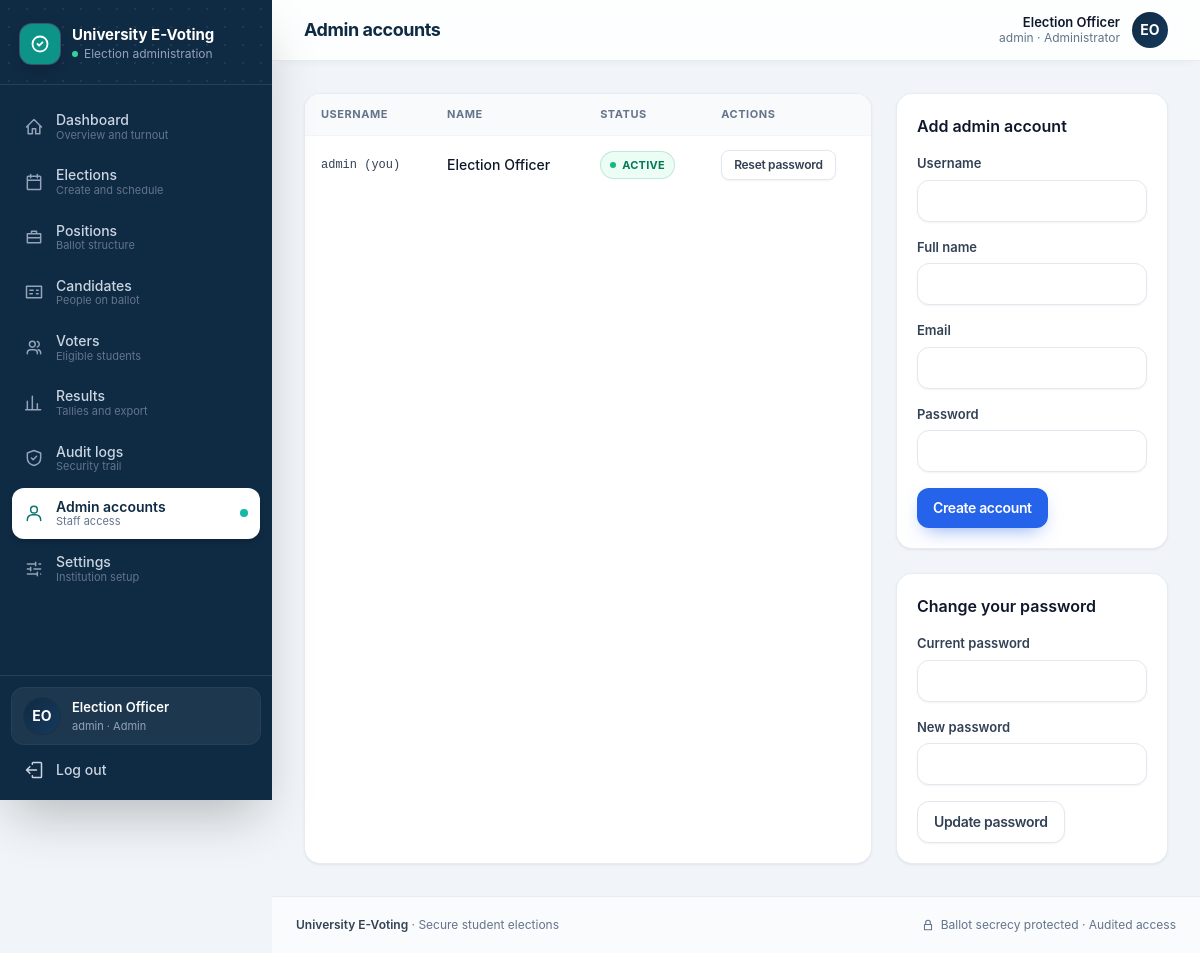
The page /admin/users.php (signed in) on the database its author committed.
### tables this page shows
CREATE TABLE settings (
        name TEXT PRIMARY KEY,
        val TEXT NOT NULL
    );

CREATE TABLE users (
        id INTEGER PRIMARY KEY AUTOINCREMENT,
        student_id TEXT NOT NULL UNIQUE,
        name TEXT NOT NULL,
        email TEXT,
        department TEXT,
        password TEXT NOT NULL,
        role TEXT NOT NULL DEFAULT 'student' CHECK (role IN ('admin','student')),
        status TEXT NOT NULL DEFAULT 'active' CHECK (status IN ('active','inactive')),
        created_at TEXT NOT NULL
    );

### includes/db.php (called while the page is built, shortened)
<?php
function db(): PDO
{
    static $pdo = null;
    if ($pdo instanceof PDO) {
        return $pdo;
    }
    $pdo = new PDO('sqlite:' . DB_PATH, null, null, [
        PDO::ATTR_ERRMODE => PDO::ERRMODE_EXCEPTION,
        PDO::ATTR_DEFAULT_FETCH_MODE => PDO::FETCH_ASSOC,
        PDO::ATTR_EMULATE_PREPARES => false,
    ]);
    $pdo->exec('PRAGMA foreign_keys = ON');
    $pdo->exec('PRAGMA busy_timeout = 5000');
    return $pdo;
}
function db_run(string $sql, array $p = []): PDOStatement
{
    $st = db()->prepare($sql);
    $st->execute($p);
    return $st;
}
function db_all(string $sql, array $p = []): array { return db_run($sql, $p)->fetchAll(); }
function db_one(string $sql, array $p = []): ?array
{
    $r = db_run($sql, $p)->fetch();
    return $r === false ? null : $r;
}
function db_val(string $sql, array $p = []) { return db_run($sql, $p)->fetchColumn(); }

### admin/users.php (the view, shortened to what this page needs)
<?php
require __DIR__ . '/../includes/layout.php';
$u = require_login('admin');
$rows = db_all("SELECT * FROM users WHERE role = 'admin' ORDER BY id");
layout_start('Admin accounts', 'users');
?>
<div class="grid gap-6 lg:grid-cols-3">
  <div class="card overflow-x-auto lg:col-span-2">
    <table class="min-w-full divide-y divide-slate-100">
      <thead class="bg-slate-50"><tr><th class="th">Username</th><th class="th">Name</th><th class="th">Status</th><th class="th">Actions</th></tr></thead>
      <tbody class="divide-y divide-slate-100">
      <?php foreach ($rows as $r): $me = (int) $r['id'] === (int) $u['id']; ?>
        <tr>
          <td class="td font-mono text-xs"><?= e($r['student_id']) ?><?= $me ? ' (you)' : '' ?></td>
          <td class="td font-medium text-slate-900"><?= e($r['name']) ?></td>
          <td class="td"><?= status_badge($r['status']) ?></td>
          <td class="td">
            <?php foreach ([['toggle', $r['status'] === 'active' ? 'Disable' : 'Enable', ''], ['reset', 'Reset password', 'Generate a new password for this account?']] as [$act, $lbl, $cf]):
                if ($me && $act === 'toggle') continue; ?>
              <form method="post" class="inline" <?= $cf ? 'data-confirm="' . e($cf) . '"' : '' ?>>
                <button class="btn btn-outline btn-sm" type="submit"><?= e($lbl) ?></button>
              </form>
            <?php endforeach; ?>
          </td>
        </tr>
      <?php endforeach; ?>
      </tbody>
    </table>
  </div>
  <div class="space-y-6">
    <section class="card p-5">
      <h2 class="mb-4 font-semibold text-slate-900">Add admin account</h2>
      <form method="post" class="space-y-4">
        <div><label class="label" for="a_sid">Username</label><input class="input" id="a_sid" name="student_id" required maxlength="30"></div>
        <div><label class="label" for="a_name">Full name</label><input class="input" id="a_name" name="name" required maxlength="100"></div>
        <div><label class="label" for="a_email">Email</label><input class="input" id="a_email" name="email" type="email" maxlength="150"></div>
        <div><label class="label" for="a_pw">Password</label><input class="input" id="a_pw" name="password" type="password" required minlength="8" autocomplete="new-password"></div>
        <button class="btn btn-primary" type="submit">Create account</button>
      </form>
    </section>
    <section class="card p-5">
      <h2 class="mb-4 font-semibold text-slate-900">Change your password</h2>
      <form method="post" class="space-y-4">
        <div><label class="label" for="c_cur">Current password</label><input class="input" id="c_cur" name="current" type="password" required autocomplete="current-password"></div>
        <div><label class="label" for="c_new">New password</label><input class="input" id="c_new" name="new" type="password" required minlength="8" autocomplete="new-password"></div>
        <button class="btn btn-outline" type="submit">Update password</button>
      </form>
    </section>
  </div>
</div>
<?php layout_end();

### includes/layout.php (shortened to what this page needs)
<?php
require_once __DIR__ . '/bootstrap.php';
function icon(string $n, string $c = 'h-5 w-5'): string
{
    static $p = [
        'home' => 'M3 12l9-9 9 9M5 10v10h5v-6h4v6h5V10',
        'calendar' => 'M8 3v4m8-4v4M4 10h16M5 5h14a1 1 0 011 1v14a1 1 0 01-1 1H5a1 1 0 01-1-1V6a1 1 0 011-1z',
        'briefcase' => 'M4 8h16v11H4zM9 8V5h6v3M4 13h16',
        'id' => 'M3 5h18v14H3zM7 10h4M7 14h3M15 10h2M15 14h2',
        'users' => 'M16 19v-1a4 4 0 00-4-4H8a4 4 0 00-4 4v1M10 11a3.5 3.5 0 100-7 3.5 3.5 0 000 7zM20 19v-1a4 4 0 00-3-3.9M16 4.2a3.5 3.5 0 010 6.6',
        'user' => 'M12 12a4 4 0 100-8 4 4 0 000 8zM4 21v-1a6 6 0 016-6h4a6 6 0 016 6v1',
        'chart' => 'M4 20V10m6 10V4m6 16v-7m4 7H2',
        'shield' => 'M12 3l8 3v6c0 5-3.5 8-8 9-4.5-1-8-4-8-9V6l8-3zM9 12l2 2 4-4',
        'cog' => 'M4 6h10M18 6h2M4 12h4M12 12h8M4 18h12M20 18h0M14 4v4M8 10v4M16 16v4',
        'logout' => 'M15 12H3m0 0l4-4m-4 4l4 4M10 5V4a1 1 0 011-1h9a1 1 0 011 1v16a1 1 0 01-1 1h-9a1 1 0 01-1-1v-1',
        'check' => 'M9 12l2 2 4-4M21 12a9 9 0 11-18 0 9 9 0 0118 0z',
        'lock' => 'M6 11h12v9H6zM8 11V8a4 4 0 118 0v3',
        'menu' => 'M4 6h16M4 12h16M4 18h16',
        'vote' => 'M9 12l2 2 4-4m-8 8h10a2 2 0 002-2V6a2 2 0 00-2-2H7a2 2 0 00-2 2v12a2 2 0 002 2z',
        'spark' => 'M12 3l1.9 4.6L18.5 9.5l-4.6 1.9L12 16l-1.9-4.6L5.5 9.5l4.6-1.9L12 3zM19 15l.9 2.1L22 18l-2.1.9L19 21l-.9-2.1L16 18l2.1-.9L19 15z',
        'clock' => 'M12 21a9 9 0 100-18 9 9 0 000 18zM12 7v5l3 2',
        'alert' => 'M12 9v4m0 4h.01M10.3 3.9L1.8 18a2 2 0 001.7 3h17a2 2 0 001.7-3L13.7 3.9a2 2 0 00-3.4 0z',
        'info' => 'M12 22a10 10 0 100-20 10 10 0 000 20zM12 16v-4m0-4h.01',
    ];
    return '<svg class="' . $c . '" fill="none" viewBox="0 0 24 24" stroke="currentColor" stroke-width="1.8" stroke-linecap="round" stroke-linejoin="round" aria-hidden="true"><path d="' . ($p[$n] ?? '') . '"/></svg>';
}
function nav_items(string $role): array
{
    if ($role === 'admin') {
        return [
            ['admin/dashboard.php', 'Dashboard', 'home', 'dashboard', 'Overview and turnout'],
            ['admin/elections.php', 'Elections', 'calendar', 'elections', 'Create and schedule'],
            ['admin/positions.php', 'Positions', 'briefcase', 'positions', 'Ballot structure'],
            ['admin/candidates.php', 'Candidates', 'id', 'candidates', 'People on ballot'],
            ['admin/voters.php', 'Voters', 'users', 'voters', 'Eligible students'],
            ['admin/results.php', 'Results', 'chart', 'results', 'Tallies and export'],
            ['admin/audit-logs.php', 'Audit logs', 'shield', 'audit', 'Security trail'],
            ['admin/users.php', 'Admin accounts', 'user', 'users', 'Staff access'],
            ['admin/settings.php', 'Settings', 'cog', 'settings', 'Institution setup'],
        ];
    }
    return [
        ['student/dashboard.php', 'Dashboard', 'home', 'dashboard', 'Your voting home'],
        ['student/election.php', 'Elections', 'vote', 'elections', 'Browse and vote'],
        ['student/results.php', 'Results', 'chart', 'results', 'Published tallies'],
        ['student/profile.php', 'Profile', 'user', 'profile', 'Account and password'],
    ];
}
function avatar(string $name, ?string $photo, string $size = 'h-12 w-12'): string
{
    $ini = '';
    foreach (array_slice(preg_split('/\s+/', trim($name)), 0, 2) as $w) {
        $ini .= strtoupper(substr($w, 0, 1));
    }
    return '<span class="' . $size . ' inline-flex shrink-0 items-center justify-center rounded-2xl bg-gradient-to-br from-navy to-navy-light text-sm font-bold text-white shadow-sm ring-1 ring-navy-dark/20">' . e($ini ?: '•') . '</span>';
}
function layout_start(string $title, string $active = '', string $subtitle = ''): void
{
    $u = current_user();
    $inst = setting('institution_name', 'University E-Voting');
    $items = $u ? nav_items($u['role']) : [];
    ?><!DOCTYPE html>
<html lang="en" class="h-full">
<head>
<link rel="stylesheet" href="<?= e(url('assets/css/app.css')) ?>">
</head>
<body class="h-full font-sans text-slate-800 antialiased">
<div class="min-h-full lg:flex">
  <aside id="sidebar" class="fixed inset-y-0 left-0 z-40 flex w-[17rem] -translate-x-full flex-col bg-navy text-slate-300 shadow-2xl transition-transform duration-200 print:hidden lg:sticky lg:top-0 lg:h-screen lg:translate-x-0 lg:shrink-0">
    <div class="relative overflow-hidden border-b border-white/10 px-5 pb-5 pt-6">
      <div class="bg-dots-white pointer-events-none absolute inset-0 opacity-40"></div>
      <div class="relative flex items-center gap-3">
        <span class="flex h-10 w-10 items-center justify-center rounded-xl bg-teal-600 text-white shadow-lg ring-1 ring-white/20">
          <svg class="h-5 w-5" fill="none" viewBox="0 0 24 24" stroke="currentColor" stroke-width="2.2" stroke-linecap="round" stroke-linejoin="round"><path d="M9 12l2 2 4-4M21 12a9 9 0 11-18 0 9 9 0 0118 0z"/></svg>
        </span>
        <div class="min-w-0">
          <p class="truncate text-[15px] font-bold leading-tight text-white"><?= e($inst) ?></p>
          <p class="mt-0.5 flex items-center gap-1.5 text-xs text-slate-400"><span class="inline-block h-1.5 w-1.5 rounded-full bg-emerald-400"></span><?= $u && $u['role'] === 'admin' ? 'Election administration' : 'Student voting portal' ?></p>
        </div>
      </div>
    </div>
    <nav class="flex-1 space-y-1 overflow-y-auto px-3 py-4" aria-label="Primary">
      <?php foreach ($items as [$href, $label, $ic, $key, $desc]): $on = $active === $key; ?>
        <a href="<?= e(url($href)) ?>" class="group flex items-center gap-3 rounded-xl px-3 py-2.5 text-sm transition-all <?= $on ? 'bg-white font-semibold text-navy shadow-md' : 'font-medium text-slate-300 hover:bg-white/[.07] hover:text-white' ?>" <?= $on ? 'aria-current="page"' : '' ?>>
          <span class="<?= $on ? 'text-teal-700' : 'text-slate-400 group-hover:text-slate-200' ?>"><?= icon($ic) ?></span>
          <span class="min-w-0 flex-1 leading-tight"><?= e($label) ?><span class="block text-[11px] font-normal <?= $on ? 'text-slate-500' : 'text-slate-500 group-hover:text-slate-400' ?>"><?= e($desc) ?></span></span>
          <?php if ($on): ?><span class="h-2 w-2 shrink-0 rounded-full bg-teal-500"></span><?php endif; ?>
        </a>
      <?php endforeach; ?>
    </nav>
    <?php if ($u): ?>
    <div class="border-t border-white/10 p-3">
      <div class="mb-2 flex items-center gap-3 rounded-xl bg-white/[.06] px-3 py-2.5 ring-1 ring-white/10">
        <?= avatar($u['name'], null, 'h-9 w-9 !rounded-full') ?>
        <div class="min-w-0 flex-1">
          <p class="truncate text-[13px] font-semibold text-white"><?= e($u['name']) ?></p>
          <p class="truncate text-[11px] text-slate-400"><?= e($u['student_id']) ?> · <?= $u['role'] === 'admin' ? 'Admin' : 'Student' ?></p>
        </div>
      </div>
      <form method="post" action="<?= e(url('logout.php')) ?>">
        <button type="submit" class="flex w-full items-center gap-3 rounded-xl px-3 py-2 text-sm font-medium text-slate-300 transition hover:bg-white/[.07] hover:text-white"><?= icon('logout') ?>Log out</button>
      </form>
    </div>
    <?php endif; ?>
  </aside>
  <div class="flex min-w-0 flex-1 flex-col">
    <header class="sticky top-0 z-20 border-b border-slate-200/80 bg-white/85 px-4 py-3 shadow-[0_1px_12px_-6px_rgb(15_42_67/.15)] backdrop-blur-md print:hidden sm:px-6 lg:px-8">
      <div class="mx-auto flex w-full max-w-6xl items-center gap-3">
        <div class="min-w-0">
          <h1 class="truncate text-[17px] font-bold tracking-tight text-navy sm:text-lg"><?= e($title) ?></h1>
        </div>
        <?php if ($u): ?>
          <div class="ml-auto flex items-center gap-3">
            <div class="hidden text-right sm:block">
              <p class="text-[13px] font-semibold leading-tight text-slate-900"><?= e($u['name']) ?></p>
              <p class="text-xs text-slate-500"><?= e($u['student_id']) ?> · <?= $u['role'] === 'admin' ? 'Administrator' : 'Student' ?></p>
            </div>
            <?= avatar($u['name'], null, 'h-9 w-9 !rounded-full ring-2 ring-white shadow') ?>
          </div>
        <?php endif; ?>
      </div>
    </header>
    <main class="mx-auto w-full max-w-6xl flex-1 p-4 sm:p-6 lg:p-8">
<?php
}
function layout_end(): void
{
    ?>
    </main>
    <footer class="border-t border-slate-200/80 bg-white/60 px-6 py-5 print:hidden">
      <div class="mx-auto flex w-full max-w-6xl flex-col items-center justify-between gap-2 text-xs text-slate-500 sm:flex-row">
        <p><span class="font-semibold text-slate-700"><?= e(setting('institution_name', 'University E-Voting')) ?></span> · Secure student elections</p>
        <p class="flex items-center gap-1.5"><?= icon('lock', 'h-3.5 w-3.5') ?> Ballot secrecy protected · Audited access</p>
      </div>
    </footer>
  </div>
</div>
</body>
</html>
<?php
}

### includes/bootstrap.php (shortened to what this page needs)
<?php
require_once __DIR__ . '/db.php';
function e($v): string { return htmlspecialchars((string) $v, ENT_QUOTES | ENT_SUBSTITUTE, 'UTF-8'); }
function url(string $path = ''): string { return BASE_URL . '/' . ltrim($path, '/'); }
function setting(string $name, string $default = ''): string
{
    $v = db_val('SELECT val FROM settings WHERE name = ?', [$name]);
    return $v === false ? $default : (string) $v;
}
function current_user(): ?array
{
    static $loaded = false, $user = null;
    if (!$loaded) {
        $loaded = true;
        $user = db_one('SELECT id,student_id,name,email,department,role,status FROM users WHERE id = ?', [$_SESSION['uid']]);
    }
    return $user;
}
function require_login(?string $role = null): array
{
    $u = current_user();
    return $u;
}
    ?><!DOCTYPE html>
</div></body></html><?php
function status_badge(string $s): string
{
    $map = [
        'OPEN' => 'bg-emerald-50 text-emerald-700 ring-emerald-600/20', 'CLOSED' => 'bg-slate-100 text-slate-600 ring-slate-500/20',
        'UPCOMING' => 'bg-amber-50 text-amber-800 ring-amber-600/25', 'DRAFT' => 'bg-slate-100 text-slate-500 ring-slate-500/15',
        'active' => 'bg-emerald-50 text-emerald-700 ring-emerald-600/20', 'inactive' => 'bg-red-50 text-red-700 ring-red-600/20',
        'withdrawn' => 'bg-amber-50 text-amber-800 ring-amber-600/25',
    ];
    $dot = [
        'OPEN' => 'bg-emerald-500', 'active' => 'bg-emerald-500',
        'UPCOMING' => 'bg-amber-500', 'withdrawn' => 'bg-amber-500',
        'CLOSED' => 'bg-slate-400', 'DRAFT' => 'bg-slate-400', 'inactive' => 'bg-red-500',
    ][$s] ?? 'bg-slate-400';
    return '<span class="badge ' . ($map[$s] ?? 'bg-slate-100 text-slate-600 ring-slate-500/15') . '"><span class="h-1.5 w-1.5 rounded-full ' . $dot . '"></span>' . e(strtoupper($s)) . '</span>';
}

### rows shown on the page
settings: val "University E-Voting"
users: name "Election Officer", student "admin", shows "(you)", status "ACTIVE", lbl "Reset password"

### other values the page prints
$label "Dashboard"
$desc "Overview and turnout"
$label "Elections"
$desc "Create and schedule"
$label "Positions"
$desc "Ballot structure"
$label "Candidates"
$desc "People on ballot"
$label "Voters"
$desc "Eligible students"
$label "Results"
$desc "Tallies and export"
$label "Audit logs"
$desc "Security trail"
$label "Admin accounts"
